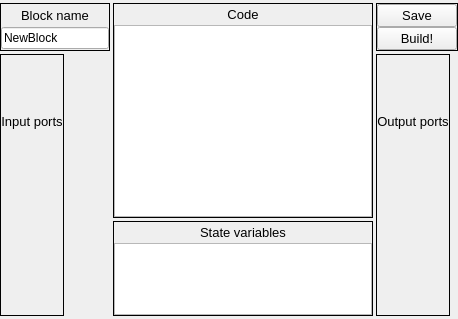
<?xml version="1.0" encoding="UTF-8"?>
<ui version="4.0">
 <author>Tomas Dubsky (xdubsk08)</author>
 <class>AtomEditor</class>
 <widget class="QWidget" name="AtomEditor">
  <property name="geometry">
   <rect>
    <x>0</x>
    <y>0</y>
    <width>458</width>
    <height>319</height>
   </rect>
  </property>
  <property name="windowTitle">
   <string>Form</string>
  </property>
  <layout class="QVBoxLayout" name="verticalLayout_2">
   <property name="spacing">
    <number>0</number>
   </property>
   <property name="leftMargin">
    <number>0</number>
   </property>
   <property name="topMargin">
    <number>0</number>
   </property>
   <property name="rightMargin">
    <number>0</number>
   </property>
   <property name="bottomMargin">
    <number>0</number>
   </property>
   <item>
    <layout class="QGridLayout" name="gridLayout">
     <property name="topMargin">
      <number>3</number>
     </property>
     <property name="bottomMargin">
      <number>3</number>
     </property>
     <property name="spacing">
      <number>3</number>
     </property>
     <item row="1" column="2">
      <widget class="QFrame" name="buttonFrame">
       <property name="sizePolicy">
        <sizepolicy hsizetype="Preferred" vsizetype="Fixed">
         <horstretch>0</horstretch>
         <verstretch>0</verstretch>
        </sizepolicy>
       </property>
       <property name="frameShape">
        <enum>QFrame::Box</enum>
       </property>
       <property name="frameShadow">
        <enum>QFrame::Plain</enum>
       </property>
       <layout class="QVBoxLayout" name="verticalLayout_3">
        <property name="spacing">
         <number>0</number>
        </property>
        <property name="leftMargin">
         <number>0</number>
        </property>
        <property name="topMargin">
         <number>0</number>
        </property>
        <property name="rightMargin">
         <number>0</number>
        </property>
        <property name="bottomMargin">
         <number>0</number>
        </property>
        <item>
         <widget class="QPushButton" name="saveButton">
          <property name="sizePolicy">
           <sizepolicy hsizetype="Minimum" vsizetype="Preferred">
            <horstretch>0</horstretch>
            <verstretch>0</verstretch>
           </sizepolicy>
          </property>
          <property name="font">
           <font>
            <pointsize>10</pointsize>
           </font>
          </property>
          <property name="text">
           <string>Save</string>
          </property>
         </widget>
        </item>
        <item>
         <widget class="QPushButton" name="buildButton">
          <property name="sizePolicy">
           <sizepolicy hsizetype="Minimum" vsizetype="Preferred">
            <horstretch>0</horstretch>
            <verstretch>0</verstretch>
           </sizepolicy>
          </property>
          <property name="font">
           <font>
            <pointsize>10</pointsize>
            <weight>50</weight>
            <bold>false</bold>
           </font>
          </property>
          <property name="text">
           <string>Build!</string>
          </property>
         </widget>
        </item>
       </layout>
      </widget>
     </item>
     <item row="1" column="1" rowspan="3">
      <widget class="QFrame" name="codeFrame">
       <property name="frameShape">
        <enum>QFrame::Box</enum>
       </property>
       <property name="frameShadow">
        <enum>QFrame::Plain</enum>
       </property>
       <layout class="QVBoxLayout" name="verticalLayout_8">
        <property name="spacing">
         <number>3</number>
        </property>
        <property name="leftMargin">
         <number>0</number>
        </property>
        <property name="topMargin">
         <number>3</number>
        </property>
        <property name="rightMargin">
         <number>0</number>
        </property>
        <property name="bottomMargin">
         <number>0</number>
        </property>
        <item>
         <widget class="QLabel" name="codeLabel">
          <property name="sizePolicy">
           <sizepolicy hsizetype="Preferred" vsizetype="Maximum">
            <horstretch>0</horstretch>
            <verstretch>0</verstretch>
           </sizepolicy>
          </property>
          <property name="font">
           <font>
            <pointsize>10</pointsize>
           </font>
          </property>
          <property name="text">
           <string>Code</string>
          </property>
          <property name="alignment">
           <set>Qt::AlignCenter</set>
          </property>
         </widget>
        </item>
        <item>
         <widget class="QTextEdit" name="codeEditor">
          <property name="sizePolicy">
           <sizepolicy hsizetype="Minimum" vsizetype="Minimum">
            <horstretch>0</horstretch>
            <verstretch>0</verstretch>
           </sizepolicy>
          </property>
          <property name="font">
           <font>
            <family>Courier</family>
            <pointsize>10</pointsize>
           </font>
          </property>
          <property name="lineWidth">
           <number>2</number>
          </property>
         </widget>
        </item>
       </layout>
      </widget>
     </item>
     <item row="1" column="0">
      <widget class="QFrame" name="nameFrame">
       <property name="toolTip">
        <string>Name of this block</string>
       </property>
       <property name="frameShape">
        <enum>QFrame::Box</enum>
       </property>
       <property name="frameShadow">
        <enum>QFrame::Plain</enum>
       </property>
       <layout class="QVBoxLayout" name="verticalLayout_5">
        <property name="spacing">
         <number>3</number>
        </property>
        <property name="leftMargin">
         <number>0</number>
        </property>
        <property name="topMargin">
         <number>3</number>
        </property>
        <property name="rightMargin">
         <number>0</number>
        </property>
        <property name="bottomMargin">
         <number>0</number>
        </property>
        <item>
         <widget class="QLabel" name="nameLabel">
          <property name="sizePolicy">
           <sizepolicy hsizetype="Preferred" vsizetype="Maximum">
            <horstretch>0</horstretch>
            <verstretch>0</verstretch>
           </sizepolicy>
          </property>
          <property name="font">
           <font>
            <pointsize>10</pointsize>
            <weight>50</weight>
            <bold>false</bold>
           </font>
          </property>
          <property name="text">
           <string>Block name</string>
          </property>
          <property name="alignment">
           <set>Qt::AlignCenter</set>
          </property>
         </widget>
        </item>
        <item>
         <widget class="QLineEdit" name="nameEditor">
          <property name="sizePolicy">
           <sizepolicy hsizetype="Minimum" vsizetype="Maximum">
            <horstretch>0</horstretch>
            <verstretch>0</verstretch>
           </sizepolicy>
          </property>
          <property name="text">
           <string>NewBlock</string>
          </property>
         </widget>
        </item>
       </layout>
      </widget>
     </item>
     <item row="4" column="1">
      <widget class="QFrame" name="stateVarFrame">
       <property name="sizePolicy">
        <sizepolicy hsizetype="Preferred" vsizetype="Maximum">
         <horstretch>0</horstretch>
         <verstretch>0</verstretch>
        </sizepolicy>
       </property>
       <property name="frameShape">
        <enum>QFrame::Box</enum>
       </property>
       <property name="frameShadow">
        <enum>QFrame::Plain</enum>
       </property>
       <layout class="QVBoxLayout" name="verticalLayout">
        <property name="spacing">
         <number>3</number>
        </property>
        <property name="leftMargin">
         <number>0</number>
        </property>
        <property name="topMargin">
         <number>3</number>
        </property>
        <property name="rightMargin">
         <number>0</number>
        </property>
        <property name="bottomMargin">
         <number>0</number>
        </property>
        <item>
         <widget class="QLabel" name="stateVarLabel">
          <property name="sizePolicy">
           <sizepolicy hsizetype="Preferred" vsizetype="Maximum">
            <horstretch>0</horstretch>
            <verstretch>0</verstretch>
           </sizepolicy>
          </property>
          <property name="font">
           <font>
            <pointsize>10</pointsize>
           </font>
          </property>
          <property name="text">
           <string>State variables</string>
          </property>
          <property name="alignment">
           <set>Qt::AlignCenter</set>
          </property>
         </widget>
        </item>
        <item>
         <widget class="QTextEdit" name="stateVarEditor">
          <property name="sizePolicy">
           <sizepolicy hsizetype="Expanding" vsizetype="Maximum">
            <horstretch>0</horstretch>
            <verstretch>0</verstretch>
           </sizepolicy>
          </property>
         </widget>
        </item>
       </layout>
      </widget>
     </item>
     <item row="2" column="2" rowspan="3">
      <widget class="QFrame" name="outputFrame">
       <property name="sizePolicy">
        <sizepolicy hsizetype="Maximum" vsizetype="Expanding">
         <horstretch>0</horstretch>
         <verstretch>0</verstretch>
        </sizepolicy>
       </property>
       <property name="frameShape">
        <enum>QFrame::Box</enum>
       </property>
       <property name="frameShadow">
        <enum>QFrame::Plain</enum>
       </property>
       <layout class="QVBoxLayout" name="verticalLayout_7">
        <property name="spacing">
         <number>3</number>
        </property>
        <property name="leftMargin">
         <number>0</number>
        </property>
        <property name="topMargin">
         <number>3</number>
        </property>
        <property name="rightMargin">
         <number>0</number>
        </property>
        <property name="bottomMargin">
         <number>0</number>
        </property>
        <item>
         <widget class="QLabel" name="outputLabel">
          <property name="font">
           <font>
            <pointsize>10</pointsize>
           </font>
          </property>
          <property name="text">
           <string>Output ports</string>
          </property>
          <property name="alignment">
           <set>Qt::AlignCenter</set>
          </property>
         </widget>
        </item>
        <item>
         <widget class="PortEditor" name="outputEditor" native="true">
          <property name="sizePolicy">
           <sizepolicy hsizetype="Maximum" vsizetype="Preferred">
            <horstretch>0</horstretch>
            <verstretch>0</verstretch>
           </sizepolicy>
          </property>
          <property name="maximumSize">
           <size>
            <width>300</width>
            <height>16777215</height>
           </size>
          </property>
          <property name="styleSheet">
           <string notr="true">border-left: none; border-right: none; border-bottom: none</string>
          </property>
         </widget>
        </item>
       </layout>
      </widget>
     </item>
     <item row="2" column="0" rowspan="3">
      <widget class="QFrame" name="inputFrame">
       <property name="sizePolicy">
        <sizepolicy hsizetype="Maximum" vsizetype="Expanding">
         <horstretch>0</horstretch>
         <verstretch>0</verstretch>
        </sizepolicy>
       </property>
       <property name="frameShape">
        <enum>QFrame::Box</enum>
       </property>
       <property name="frameShadow">
        <enum>QFrame::Plain</enum>
       </property>
       <layout class="QVBoxLayout" name="verticalLayout_4">
        <property name="spacing">
         <number>3</number>
        </property>
        <property name="leftMargin">
         <number>0</number>
        </property>
        <property name="topMargin">
         <number>3</number>
        </property>
        <property name="rightMargin">
         <number>0</number>
        </property>
        <property name="bottomMargin">
         <number>0</number>
        </property>
        <item>
         <widget class="QLabel" name="inputLabel">
          <property name="font">
           <font>
            <pointsize>10</pointsize>
           </font>
          </property>
          <property name="text">
           <string>Input ports</string>
          </property>
          <property name="alignment">
           <set>Qt::AlignCenter</set>
          </property>
         </widget>
        </item>
        <item>
         <widget class="PortEditor" name="inputEditor" native="true">
          <property name="sizePolicy">
           <sizepolicy hsizetype="Maximum" vsizetype="Preferred">
            <horstretch>0</horstretch>
            <verstretch>0</verstretch>
           </sizepolicy>
          </property>
          <property name="maximumSize">
           <size>
            <width>300</width>
            <height>16777215</height>
           </size>
          </property>
          <property name="styleSheet">
           <string notr="true">border-left: none; border-right: none; border-bottom: none</string>
          </property>
         </widget>
        </item>
       </layout>
      </widget>
     </item>
    </layout>
   </item>
  </layout>
 </widget>
 <customwidgets>
  <customwidget>
   <class>PortEditor</class>
   <extends>QWidget</extends>
   <header>porteditor.h</header>
   <container>1</container>
  </customwidget>
 </customwidgets>
 <resources/>
 <connections>
  <connection>
   <sender>buildButton</sender>
   <signal>pressed()</signal>
   <receiver>AtomEditor</receiver>
   <slot>buildWork()</slot>
   <hints>
    <hint type="sourcelabel">
     <x>455</x>
     <y>51</y>
    </hint>
    <hint type="destinationlabel">
     <x>215</x>
     <y>629</y>
    </hint>
   </hints>
  </connection>
  <connection>
   <sender>saveButton</sender>
   <signal>pressed()</signal>
   <receiver>AtomEditor</receiver>
   <slot>saveWork()</slot>
   <hints>
    <hint type="sourcelabel">
     <x>415</x>
     <y>15</y>
    </hint>
    <hint type="destinationlabel">
     <x>228</x>
     <y>149</y>
    </hint>
   </hints>
  </connection>
 </connections>
 <slots>
  <slot>buildWork()</slot>
  <slot>saveWork()</slot>
 </slots>
</ui>
